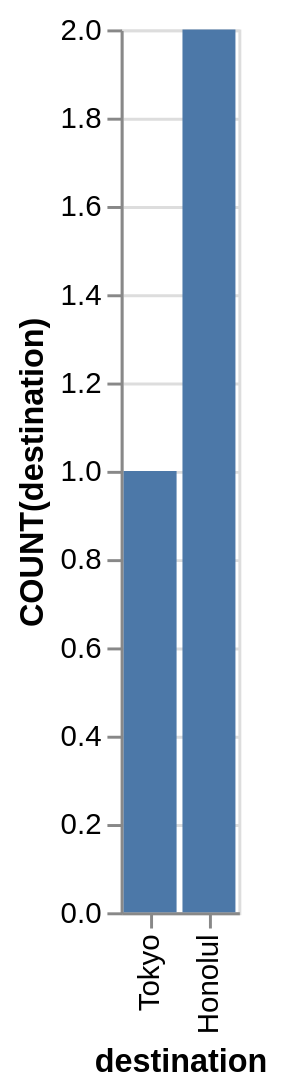

Express this chart as Vega-Lite.
### Vega-Lite specification from a JSON file in a GitHub repository (floating-point values rounded to 4 significant figures)
{"data": {"values": [{"x_data": "Tokyo", "y_data": 1}, {"x_data": "Honolul", "y_data": 2}]}, "mark": "bar", "encoding": {"x": {"field": "x_data", "type": "nominal", "title": "destination", "sort": "descending"}, "y": {"field": "y_data", "type": "quantitative", "title": "COUNT(destination)"}}}
